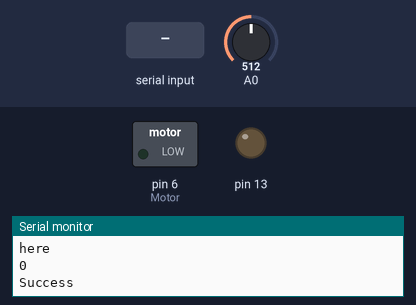
Recording of a sketch running on a simulated Arduino Mega 2560, built with avr-gcc and run on an emulated ATmega2560. On the bench: switched loads named in the sketch (green lamp = pin HIGH), output pins drawn as LEDs (lit = HIGH), the last lines printed to the serial monitor. The test bench sets the inputs (shaded band); at power-on: A0 = 512. The modem accepts every AT command (registered, SIM ready, sends succeed) and sends nothing else.

Above: at 10.9 s.
11.0 s: A0 set to 593
17.6 s: A0 set to 619
19.1 s: "FAIL" received over the second serial link
At 23.0 s:
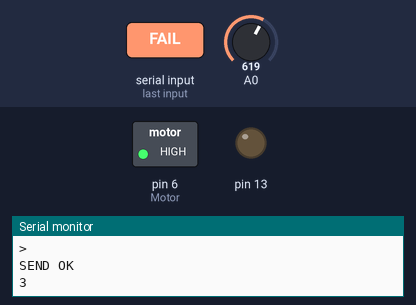
Timing chart, 0 to 53.8 s (numbered marks = the images above; inputs shaded):
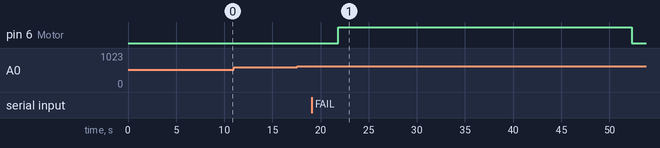

The sketch:

AmirTest1.ino
```cpp
//#include <SoftwareSerial.h>
//#include <Wire.h>
//#include "DHT.h"

#define Reset "AT+RST\r\n"
#define changemode "AT+CWMODE=2\r\n"
#define setip "AT+CIPAP=\"192.168.1.1\"\r\n"
#define multiconnect "AT+CIPMUX=1\r\n"
#define creatserver "AT+CIPSERVER=1,80\r\n"
#define connectwifi "AT+CWJAP=\"Innovation Center\",\"CreateFuture1495\""
//#define connectwifi "AT+CWJAP=\"Innovation Center 2\",\"CreateFuture1495\""
#define connecting "AT+CWJAP="
#define getipaddress "AT+CIFSR"
#define senddata "AT+CIPSEND="
#define connectserver "AT+CIPSTART=\"TCP\",\"192.168.43.168\",2000"
#define Motor 6
#define DHTPIN 5
#define DHTTYPE DHT22   // DHT 22  (AM2302)

//SoftwareSerial esp8266(2, 3);// 2 ->RX   3->TX

//DHT dht(DHTPIN, DHTTYPE);

bool Auto = true;
bool ChangeSSID = false;
int WaterPumpWater = 30;//time for pump do nothing after last watering
bool Watering = false; // do watering
bool Motor_on = false;//Motor Statues
bool isMessage = false;
bool getSonsors = false;
bool startMotor = false;
int turn = 0;
int soil = 100;
int temp = 0;
int humidity = 0;
int connectionId;
int timer = 1400; //timer for every 20 sec send data to server
int Motor_time_on = 3000;//time for watering (100 mlitr)
String request = "";//request of server
String ssid="";
String pass="";
float valf = 0; // Sun Sensor Data

        //------------------------------------------------
        //light Sensor(Sun Sensor)
        //------------------------------------------------
//int BH1750_address = 0x23; // i2c Addresse
//byte buff[2];
//
//void BH1750_Init(int address) {
//
//  Wire.beginTransmission(address);
//  Wire.write(0x10); // 1 [lux] resolution
//  Wire.endTransmission();
//}

//byte BH1750_Read(int address) {
//
//  byte i = 0;
//  Wire.beginTransmission(address);
//  Wire.requestFrom(address, 2);
//  while (Wire.available()) {
//    buff[i] = Wire.read();
//    i++;
//  }
//  Wire.endTransmission();
//  return i;
//}
//--------------------------------------------------------

void setup() {
  //--------------------------------------------------------
  // PinModes(Pins we need to do Work like turn on/off Motor)
  //--------------------------------------------------------
  pinMode(Motor, OUTPUT);//6
  pinMode(13, OUTPUT);
  digitalWrite(10,0);
  Serial1.begin(115200);
  Serial2.begin(115200);
//  Wire.begin();
//  BH1750_Init(BH1750_address);
//  dht.begin();
  Serial.begin(9600);
  delay(200);
  Serial1.print(connectwifi);
  delay(1500);
  Serial2.print(Reset);
  delay(2000);
  Serial2.print(changemode);
  Serial1.print("AT+CWMODE=1\r\n");
  delay(1500);
  Serial2.print(setip);
  delay(1500);
  Serial2.print(multiconnect);
  delay(1500);
  Serial2.print(creatserver);
  Serial2.print(getipaddress);
  delay(1500);
}

void loop() {
  if (Auto == true) {
    if (Watering == false) {
      if (soil > 600) {
        digitalWrite(Motor, 1);
        Motor_on = true;
        Watering = true;
        isMessage = true;
        request = "stat";
      }
    }
    else {
      if (timer == 1800) {
        if (WaterPumpWater-- == 0) {
          Watering = false;
          WaterPumpWater = 30;
        }
      }
    }
    if (Motor_on == true) {
      if (Motor_time_on-- == 0) {
        digitalWrite(Motor, 0);
        Motor_on = false;
        digitalWrite(10,0);
        Motor_time_on = 3000;
      }
    }
  }
  //-------------------------------------------------------------
  //Change SSID
  //-------------------------------------------------------------
  if(ChangeSSID){
    String ConnectCommand="";
    ConnectCommand += connecting;
    ConnectCommand += "\"" + ssid + "\",\"" + pass + "\"\r\n";
    Serial.println("MMMMMMMMMMMMMMMMM");
    ConnectCommand.replace("%20", " ");
    Serial.println(ConnectCommand);
    Serial.println("MMMMMMMMMMMMMMMMM");
    Serial1.print(ConnectCommand);
    ChangeSSID = false;
  }
  //-------------------------------------------------------------
  //Check Connection
  //-------------------------------------------------------------
  if (timer++ == 1800) {
    Serial1.println(connectserver);
    //humidity = (int)dht.readHumidity(); // Air humidity
    //temp = (int)dht.readTemperature(); // Air Temperature
    temp = 100;
    humidity = 20;
    soil = analogRead(A0);
    timer = 0;
  }
  if(isMessage){
        Serial1.println(connectserver);
        delay(200);
  }
  //-------------------------------------------------------------
  // Send Sensors Data Every 20 Second to Server
  //-------------------------------------------------------------
  if(isMessage){
    Serial.println(request);
    if ((request.indexOf("st")!=-1 || request.indexOf("ta")!=-1 || request.indexOf("at")!=-1)
    || ((request.indexOf("mOn")!=-1 || request.indexOf("On")) && Motor_on == false)
    || ((request.indexOf("Of")!=-1 || request.indexOf("ff")) && Motor_on == true)) {

       if((request.indexOf("mOn")!=-1 || request.indexOf("On")!=-1) && Motor_on == false){
          digitalWrite(13,1);
          Motor_on = true;
          Watering = true;
          digitalWrite(Motor, 1);
          WaterPumpWater = 30;
          Serial.print("ON");
      }
      else if((request.indexOf("Of")!=-1 || request.indexOf("ff")!=-1) && Motor_on == true){
        digitalWrite(13,0);
          Motor_on = false;
          //Watering = true;
          digitalWrite(Motor, 0);
          //WaterPumpWater = 30;
          Motor_time_on = 3000;
          Serial.print("OFF");
      }
      Serial.println("*********hamidreza faez!!!!!");
      soil = analogRead(A0); // Soil moisture
      //humidity = (int)dht.readHumidity(); // Air humidity
      //temp = (int)dht.readTemperature(); // Air Temperature
      temp = 100;
      humidity = 20;
      String tBuffer = "{";
      tBuffer += "\"temperature\":"+(String)temp + ",";
      tBuffer += "\"soilMoisture\":"+(String)soil + ", ";
      tBuffer += "\"humidity\":"+(String)humidity + ", ";
      //tBuffer += (String)valf + " ";
      if (Motor_on) {
        tBuffer += "\"Motor\":\"ON\"";
      }
      else {
        tBuffer += "\"Motor\":\"OFF\"";
      }
     tBuffer += "}";
      String lenght = senddata;
      lenght += tBuffer.length();

      Serial1.println(lenght);
      delay(100);
      Serial1.println(tBuffer);
    }
    if(request.indexOf("FAIL")!=-1 || request.indexOf("CONNECTED") != -1){
      Serial.println("here");
      Serial.println(connectionId);
      String webpage;
      if(request.indexOf("FAIL")!=-1){
        Serial.println("Fail");
        webpage = "Fail";
      }
      else{
        Serial.println("Success");
        webpage = "SUCCESS";
      }
      espsend(webpage);
      delay(2000);
      String closeCommand = "AT+CIPCLOSE=";  ////////////////close the socket connection////esp command
      closeCommand+=connectionId; // append connection id
      closeCommand+="\r\n";
      Serial2.print(closeCommand);
    }

    isMessage = false;
    request = "";
  }
  //-------------------------------------------------------------
  // Recive Order From Server
  //----------------------------------------------L;---------------
  if (Serial1.available() > 0) {
     String command = "";
     while (Serial1.available())
     {
       char c = Serial1.read();
       command += (char)c;
     }
     if(command.indexOf("+IPD,") != -1)
     {
       isMessage = true;
       delay(300);
       //connectionId = Serial.read()-48;
       request = command;
       Serial.println(command);
    }
    else if(command.indexOf("WIFI") != -1 || command.indexOf("FAIL") != -1){

       isMessage = true;
       delay(300);
       request = command;
       Serial.println(command);
    }
    else{
      Serial.println(command);
    }
  }
  //-------------------------------------------------------------
  //Recive Data for change SSID and Password
  //-------------------------------------------------------------
   if (Serial2.available() > 0) {
    if(Serial2.find("+IPD,")){
      String com = "";
      delay(300);
      connectionId = Serial2.read()-48;
      Serial.print("Connection ID : ");
      Serial.println(connectionId);
      while (Serial2.available())
      {
        char c = Serial2.read();
        com += (char)c;
      }
    //sample request 192.168.1.1/ssidfaezIrancell-Z6000passfaez22338510
    if(com.indexOf("ssid") != -1){
      int sid = com.lastIndexOf("ssid");
      int pas = com.lastIndexOf("pass");
      int http = com.indexOf("HTTP");
      int len = com.length();
      Serial.print("sid ===");
      Serial.println(String(sid));
      Serial.print("password ===" );
      Serial.println(pas);
      Serial.print("length ===");
      Serial.println(len);
      Serial.print("HTTP ===");
      Serial.println(http);
      ssid=com.substring(sid+4, pas);
      pass= com.substring(pas+4, http-1);
      Serial.println(com.substring(sid+4, pas));
      Serial.println(com.substring(pas+4, http-1));
    ChangeSSID = true;
    }

//     String closeCommand = "AT+CIPCLOSE=";  ////////////////close the socket connection////esp command
//     closeCommand+=connectionId; // append connection id
//     closeCommand+="\r\n";
//     Serial2.println(closeCommand);
    // delay(2000);
     //sendData(closeCommand,3000,DEBUG);
      digitalWrite(13, !digitalRead(13));
      Serial.println(com);
    }
    else{
      String com = "";
      while (Serial2.available())
      {
        char c = Serial2.read();
        com += (char)c;
      }
      Serial.println(com);
    }
  }
  //-------------------------------------------------------------
  delay(10);
  if (timer % 100 == 0)
    Serial.print(timer / 100);
  if(timer==0){
    Serial.print("   Soil: ");
    Serial.println(soil);
  }
}


 void espsend(String d)
         {
             String cipSend = " AT+CIPSEND=";
             cipSend += connectionId;
             cipSend += ",";
             cipSend +=d.length();
             cipSend +="\r\n";
             Serial2.println(cipSend);
             delay(100);
             Serial2.println(d);
         }
```

Measured:
- after the input at 19.1 s, pin 6 (Motor): LOW → HIGH after 2.7 s instead of 15.5 s
